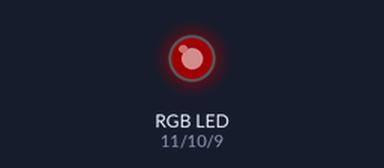
Simulated run of this sketch. Board: Arduino Uno, built with avr-gcc and run on an emulated ATmega328P. Shown: an RGB LED mixed from three pins (HIGH = lit). Dim RGB values are drawn brighter than linear.

Above: at 0.05 s.
At 1.95 s:
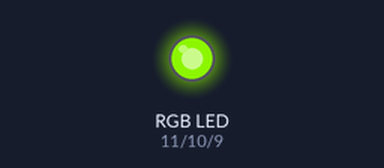
At 4.05 s:
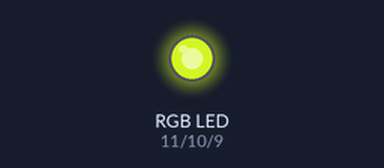
At 8.15 s:
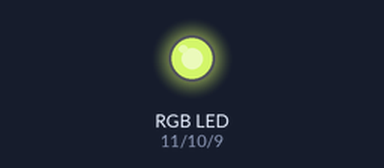
At 12.25 s:
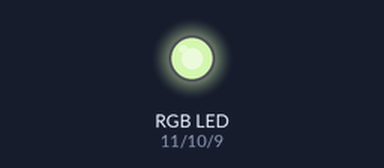
At 16.35 s:
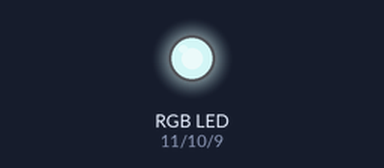
Timing chart, 0 to 21.3 s (numbered marks = the images above):
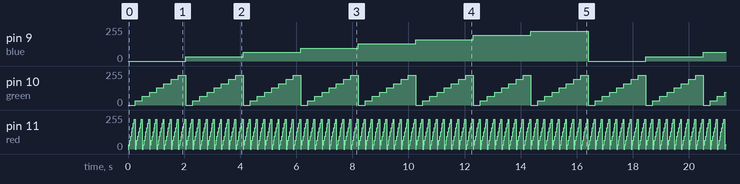

Measured:
- by itself, pin 9 (blue): repeats every 16.4 s: 64/255 2.0 s, 96/255 2.0 s, 128/255 2.0 s, 160/255 2.0 s, 192/255 2.0 s, 224/255 2.0 s, 0/255 2.1 s, 32/255 2.0 s
- by itself, pin 11 (red): repeats every 0.26 s: 64/255 0.03 s, 96/255 0.03 s, 128/255 0.03 s, 160/255 0.03 s, 192/255 0.03 s, 224/255 0.03 s, 0/255 0.03 s, 32/255 0.03 s

The sketch:

Led_RGB.ino
```cpp
int red = 11;
int green = 10;
int blue = 9;
int r = 0, g = 0, b = 0;
int x = 32;
void setup() {
  //Serial.begin(4800);
  pinMode(red, OUTPUT);
  pinMode(green, OUTPUT);
  pinMode(blue, OUTPUT);
}

void loop() {
  delay(32);
  r+=x;
  if (r == 256) {
    r = 0;
    g+=x;
  }
  if (g == 256) {
    g = 0;
    b+=x;
  }
  if(b == 256) {
    b = 0;
  }
 /* Serial.print("Red:");
  Serial.println(r);
  Serial.print("Green:");
  Serial.println(g);
  Serial.print("Blue:");
  Serial.println(b);
  */
  analogWrite(red, r);
  analogWrite(green, g);
  analogWrite(blue, b);
}
```
